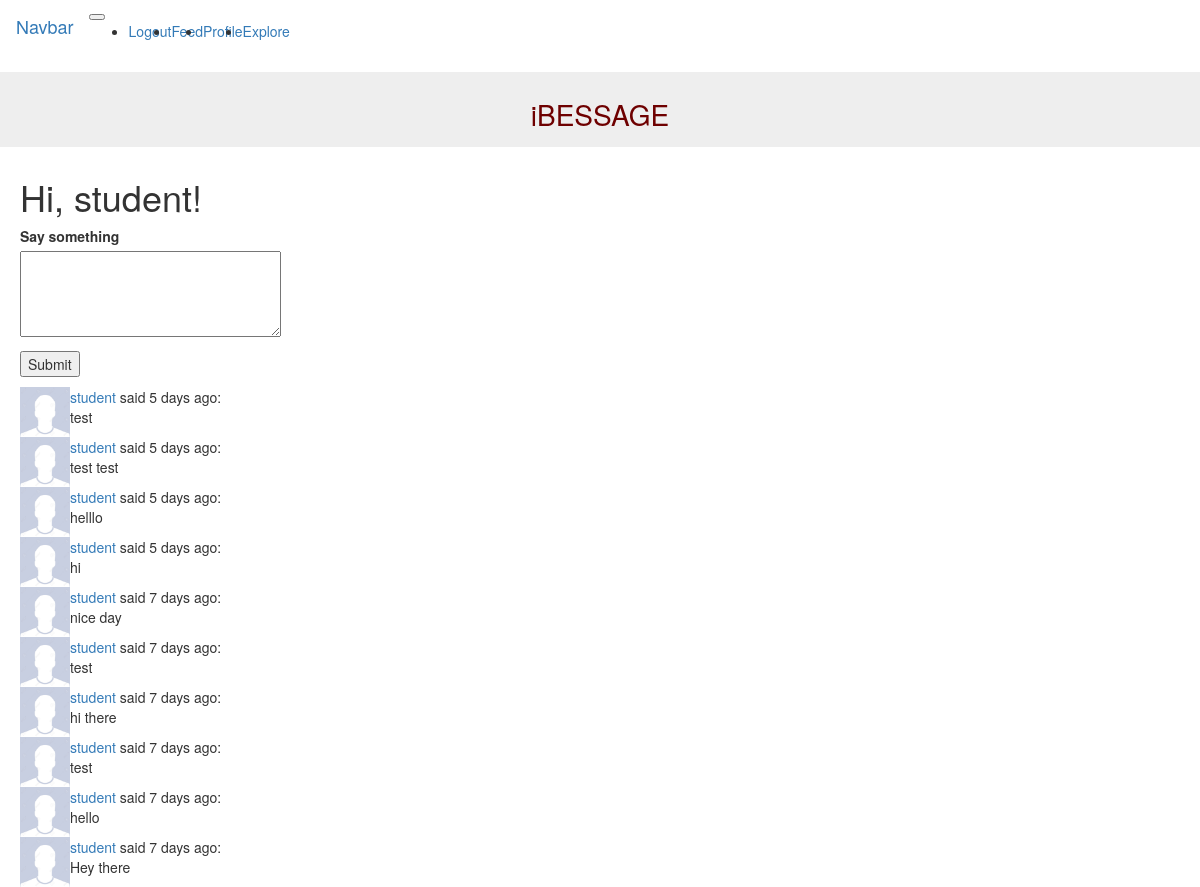
The app's page /index (signed in) with its own data.
### app/models.py (models this page shows, shortened)
class User(UserMixin, db.Model):
    id = db.Column(db.Integer, primary_key=True)
    username = db.Column(db.String(64), index=True, unique=True)
    email = db.Column(db.String(120), index=True, unique=True)
    password_hash = db.Column(db.String(128))
    posts = db.relationship('Post', backref='author', lazy='dynamic')
    followed = db.relationship(
        'User', secondary=followers,
        primaryjoin=(followers.c.follower_id == id),
        secondaryjoin=(followers.c.followed_id == id),
        backref=db.backref('followers', lazy='dynamic'), lazy='dynamic')
    def followed_posts(self):
        followed = Post.query.join(
            followers, (followers.c.followed_id == Post.user_id)).filter(
                followers.c.follower_id == self.id)
        own = Post.query.filter_by(user_id=self.id)
        return followed.union(own).order_by(Post.timestamp.desc())

class Post(db.Model):
    id = db.Column(db.Integer, primary_key=True)
    body = db.Column(db.String(140))
    timestamp = db.Column(db.DateTime, index=True, default=datetime.utcnow)
    user_id = db.Column(db.Integer, db.ForeignKey('user.id'))

### app/routes.py (the view)
@app.route('/', methods=['GET', 'POST'])
@app.route('/index', methods=['GET', 'POST'])
@login_required
def index():
    form = PostForm()
    if form.validate_on_submit():
        post = Post(body=form.post.data, author=current_user)
        db.session.add(post)
        db.session.commit()
        flash('Your post is now live!')
        return redirect(url_for('index'))
    posts = current_user.followed_posts().all()
    return render_template('index.html', title='Home', form=form,
                           posts=posts)

### app/forms.py
class PostForm(FlaskForm):
    post = TextAreaField('Say something', validators=[
        DataRequired(), Length(min=1, max=140)])
    submit = SubmitField('Submit')

### app/models.py (called while the page is built)
@login.user_loader
def load_user(id):
    return User.query.get(int(id))

### app/templates/index.html (shortened to what this page needs)
{% extends "base.html" %}
{% import 'bootstrap/wtf.html' as wtf %}
{% block appcontent %}
  <h1>Hi, {{ current_user.username }}!</h1>
  {% if form %}
  <form action="" method="post">
      <p>
          {{ form.post.label }}<br>
          {{ form.post(cols=32, rows=4) }}<br>
      </p>
      <p>{{ form.submit() }}</p>
  </form>
  {% endif %}
  {% for post in posts %}
      {% include '_post.html' %}
  {% endfor %}
{% endblock %}

### app/templates/base.html (shortened to what this page needs)
{% extends 'bootstrap/base.html' %}
{% block styles %}
{{ super() }}
  <link rel="stylesheet" href="{{ url_for('static', filename='custom.css') }}" />
{% endblock %}
{% block navbar %}
<nav class="navbar navbar-expand-sm bg-dark navbar-dark">
  <a class="navbar-brand" href="#">Navbar</a>
  <button class="navbar-toggler" type="button" data-toggle="collapse" data-target="#collapsibleNavbar">
  </button>
  <div class="collapse navbar-collapse" id="collapsibleNavbar">
    <ul class="navbar-nav">
    {% if current_user.is_anonymous %}
      <li class="nav-item">
        <a class="nav-link" <a href="{{ url_for('login') }}">Login</a>
      </li>
      {% else %}
      <li class="nav-item">
        <a class="nav-link" href="{{ url_for('logout') }}">Logout</a>
      </li>
      <li class="nav-item">
        <a class="nav-link" href="{{ url_for('index') }}">Feed</a>
      </li>
      <li class="nav-item">
        <a class="nav-link" href="{{ url_for('profile') }}">Profile</a>
      </li>
      <li class="nav-item">
        <a href="{{ url_for('explore') }}">Explore</a>
      </li>
      {% endif %}
    </ul>
  </div>
</nav>
{% endblock %}
{% block content %}
  <div class="jumbotron text-center">
    <h1>iBESSAGE</h1>
  </div>
<div class="appcontent">
{% block appcontent %}{% endblock %}
{% endblock %}

### app/templates/_post.html
<table>
    <tr valign="top">
        <td><img src="/static/avatar.jpg" width="50" height="50"></td>
        <td>
          <a href="{{ url_for('user', username=post.author.username) }}">
              {{ post.author.username }}
          </a>
            said {{ moment(post.timestamp).fromNow() }}:
                <br>
                {{ post.body }}
        </td>
    </tr>
</table>

### app/static/custom.css (style rules this page uses)
.appcontent { padding-left: 20px; }
nav { padding-left: 0px; }

### records on screen
User: username "student"
Post: author.username "student", timestamp "5 days ago", body "test"
Post: author.username "student", timestamp "5 days ago", body "test test"
Post: author.username "student", timestamp "5 days ago", body "helllo"
Post: author.username "student", timestamp "5 days ago", body "hi"
Post: author.username "student", timestamp "7 days ago", body "nice day"
Post: author.username "student", timestamp "7 days ago", body "test"
Post: author.username "student", timestamp "7 days ago", body "hi there"
Post: author.username "student", timestamp "7 days ago", body "test"
Post: author.username "student", timestamp "7 days ago", body "hello"
Post: author.username "student", timestamp "7 days ago", body "Hey there"
